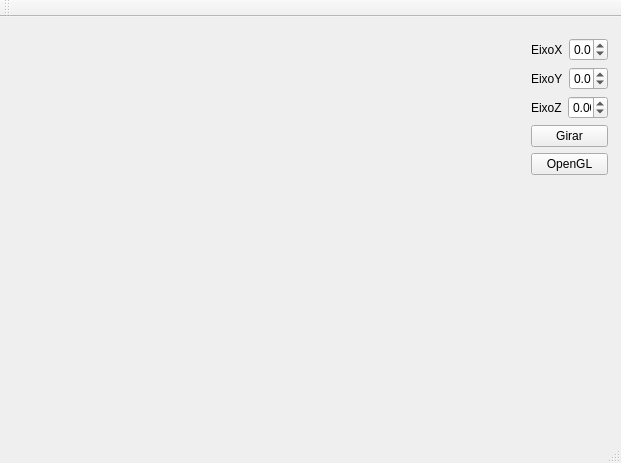
<?xml version="1.0" encoding="UTF-8"?>
<ui version="4.0">
 <class>MainWindow</class>
 <widget class="QMainWindow" name="MainWindow">
  <property name="geometry">
   <rect>
    <x>0</x>
    <y>0</y>
    <width>621</width>
    <height>463</height>
   </rect>
  </property>
  <property name="windowTitle">
   <string>MainWindow</string>
  </property>
  <widget class="QWidget" name="centralWidget">
   <widget class="GLWidget" name="tela" native="true">
    <property name="geometry">
     <rect>
      <x>10</x>
      <y>10</y>
      <width>491</width>
      <height>391</height>
     </rect>
    </property>
   </widget>
   <widget class="QWidget" name="">
    <property name="geometry">
     <rect>
      <x>520</x>
      <y>10</y>
      <width>99</width>
      <height>381</height>
     </rect>
    </property>
    <layout class="QVBoxLayout" name="verticalLayout">
     <item>
      <layout class="QHBoxLayout" name="horizontalLayout">
       <item>
        <widget class="QLabel" name="label">
         <property name="text">
          <string>EixoX</string>
         </property>
        </widget>
       </item>
       <item>
        <widget class="QDoubleSpinBox" name="eixoX">
         <property name="minimum">
          <double>-360.000000000000000</double>
         </property>
         <property name="maximum">
          <double>360.000000000000000</double>
         </property>
        </widget>
       </item>
      </layout>
     </item>
     <item>
      <layout class="QHBoxLayout" name="horizontalLayout_2">
       <item>
        <widget class="QLabel" name="label_2">
         <property name="text">
          <string>EixoY</string>
         </property>
        </widget>
       </item>
       <item>
        <widget class="QDoubleSpinBox" name="eixoY">
         <property name="minimum">
          <double>-360.000000000000000</double>
         </property>
         <property name="maximum">
          <double>360.000000000000000</double>
         </property>
        </widget>
       </item>
      </layout>
     </item>
     <item>
      <layout class="QHBoxLayout" name="horizontalLayout_3">
       <item>
        <widget class="QLabel" name="label_3">
         <property name="text">
          <string>EixoZ</string>
         </property>
        </widget>
       </item>
       <item>
        <widget class="QDoubleSpinBox" name="eixoZ">
         <property name="minimum">
          <double>-360.000000000000000</double>
         </property>
         <property name="maximum">
          <double>360.000000000000000</double>
         </property>
        </widget>
       </item>
      </layout>
     </item>
     <item>
      <widget class="QPushButton" name="girarGlBtn">
       <property name="text">
        <string>Girar</string>
       </property>
      </widget>
     </item>
     <item>
      <widget class="QPushButton" name="openGlBtn">
       <property name="text">
        <string>OpenGL</string>
       </property>
      </widget>
     </item>
     <item>
      <spacer name="verticalSpacer">
       <property name="orientation">
        <enum>Qt::Vertical</enum>
       </property>
       <property name="sizeHint" stdset="0">
        <size>
         <width>20</width>
         <height>40</height>
        </size>
       </property>
      </spacer>
     </item>
    </layout>
   </widget>
  </widget>
  <widget class="QMenuBar" name="menuBar">
   <property name="geometry">
    <rect>
     <x>0</x>
     <y>0</y>
     <width>621</width>
     <height>21</height>
    </rect>
   </property>
  </widget>
  <widget class="QToolBar" name="mainToolBar">
   <attribute name="toolBarArea">
    <enum>TopToolBarArea</enum>
   </attribute>
   <attribute name="toolBarBreak">
    <bool>false</bool>
   </attribute>
  </widget>
  <widget class="QStatusBar" name="statusBar"/>
 </widget>
 <layoutdefault spacing="6" margin="11"/>
 <customwidgets>
  <customwidget>
   <class>GLWidget</class>
   <extends>QWidget</extends>
   <header>glwidget.h</header>
   <container>1</container>
  </customwidget>
 </customwidgets>
 <tabstops>
  <tabstop>eixoX</tabstop>
  <tabstop>eixoY</tabstop>
  <tabstop>eixoZ</tabstop>
  <tabstop>girarGlBtn</tabstop>
  <tabstop>openGlBtn</tabstop>
 </tabstops>
 <resources/>
 <connections/>
</ui>
